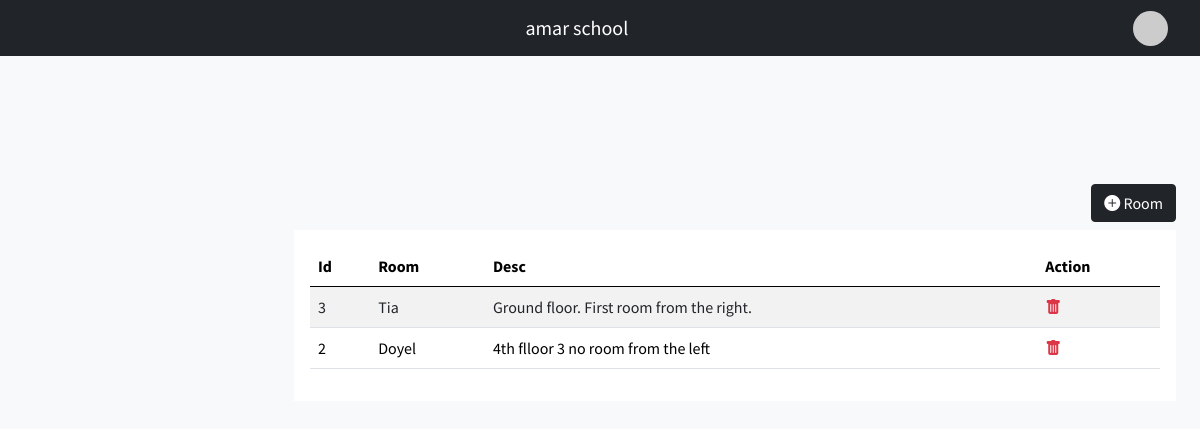
Screenshot of /dashboard/rooms (signed in) with the database file from the repository.
### base/models.py (models this page shows)
class User(AbstractUser):
  name = models.CharField(max_length=500)
  due_date = models.DateField(null=True, blank=True)
  number = models.CharField(max_length=100)
  logo = models.FileField(upload_to='logo')
  def __str__(self):
    return self.name

class Room(models.Model):
  school = models.ForeignKey(User, on_delete=models.CASCADE, null=True, blank=True)
  room = models.CharField(max_length=50)
  desc = models.TextField(null=True, blank=True)

### base/views.py (the view, shortened to what this page needs)
# urls.py: path('dashboard/rooms', get_rooms, name='get_rooms'),
def get_rooms(request):
  data = request.POST
  rooms = Room.objects.filter(school=request.user).order_by('-id')
  context = {'rooms':rooms}
  d = request.GET.get('delete')
  if d:
    try:
      Room.objects.get(school=request.user, id=d).delete()
    except:
      return redirect(dashboard)
  return render(request, 'dashboard/rooms.html', context)

### base/context_processors.py (called while the page is built)
def get_subjects(r):
  context = {'subjects': Subject.objects.all()}
  return context

def get_classes(r):
  context = {'classes': Class.objects.filter(school__id=r.user.id)}
  return context

def get_years(r):
  context = {'years':Year.objects.all()}
  return context

def get_sec(r):
  context = {'sections':Section.objects.all()}
  return context

def get_day(r):
  context = {'days':Day.objects.all()}
  return context

### templates/dashboard/rooms.html (shortened to what this page needs)
{% extends 'dashboard/dashboard.html' %}
{% block body %}
<div class="col-md-12">
<section class="vh-100">
 <div class="mt-5 d-lex h-75 justify-content-center align-items-center">
<div class="text-end">
<button type="button" class="btn btn-dark my-2" data-bs-toggle="modal" data-bs-target="#exampleModal">
  <i class="bi bi-plus-circle-fill"></i> Room
</button>
</div>
   <div class="card-table card-body bg-white">
<table class="table table-striped">
  <thead>
    <tr>
      <th scope="col">Id</th>
      <th scope="col">Room</th>
     <th scope="col">Desc</th>
      <th scope="col">Action</th>
    </tr>
  </thead>
  <tbody>
    {% for room in rooms %}
    <tr>
      <td>{{room.id}}</td>
      <td>{{room.room}}</td>
      <td>{{room.desc}}</td>
      <td>
        <a href="/dashboard/rooms?delete={{room.id}}"><i class="text-danger bi bi-trash-fill"></i></a>
      </td>
    </tr>
    {% endfor %}
  </table>
        </div>
    </div>
  </section>
</div>
{% endblock %}

### templates/dashboard/dashboard.html (shortened to what this page needs)
{% load static %}
<!DOCTYPE html>
<html lang="en">
  <head>
    <link rel="stylesheet" href="css/bootstrap.min.css" />
    <link
      rel="stylesheet"
      href="https://cdn.jsdelivr.net/npm/bootstrap-icons@1.4.1/font/bootstrap-icons.css"
    />
    <link href="https://cdn.jsdelivr.net/npm/bootstrap@5.0.2/dist/css/bootstrap.min.css" rel="stylesheet">
  </head>
  <body class="bg-light">
    <nav class="p-2 navbar navbar-expand-lg navbar-dark bg-dark sticky-top">
      <div class="container-fluid">
        <a class="mx-auto navbar-brand" href="/dashboard">{{request.user.name}}</a>
        <div class="dropdown dropstart">
          <div class="dropdown-toggle" type="button" id="dropdownMenuButton1" data-bs-toggle="dropdown" aria-expanded="false">
            <img class="avatar img-fluid" src="https://api.dicebear.com/6.x/initials/svg?seed={{request.user}}">
          </div>
        </div>
      </div>
    </nav>
    <main class="mt-5 pt-3">
      <div class="container-fluid">
        <div class="row">
          <div class="col-md-12">
          </div>
        </div>
        <div class="row">
            {% block body %}
            {% endblock %}
        </div>
      </div>
    </main>
  </body>
</html>

### templates/dashboard/dashboard.html (style rules this page uses)
body, button { font-family: 'Source Sans Pro', sans-serif; }
.card-table { width : 100%; overflow-x : scroll; }
:root { --offcanvas-width: 270px; --topNavbarHeight: 56px; }
@media (min-width: 992px) { body { overflow: auto !important; } }
@media (min-width: 992px) { main { margin-left: var(--offcanvas-width); } }
.avatar { height : 35px; width :35px; border-radius : 100px; }

### rows the page displays
User: user.name "amar school"
Room: id "3", room "Tia", desc "Ground floor. First room from the right."
Room: id "2", room "Doyel", desc "4th flloor 3 no room from the left"
